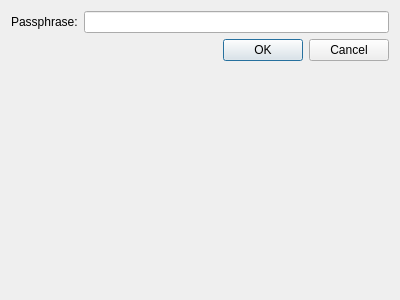
<?xml version="1.0" encoding="UTF-8"?>
<ui version="4.0">
 <class>Dialog</class>
 <widget class="QDialog" name="Dialog">
  <property name="geometry">
   <rect>
    <x>0</x>
    <y>0</y>
    <width>400</width>
    <height>300</height>
   </rect>
  </property>
  <property name="windowTitle">
   <string>Deterministic Identity</string>
  </property>
  <layout class="QFormLayout" name="formLayout">
   <property name="fieldGrowthPolicy">
    <enum>QFormLayout::AllNonFixedFieldsGrow</enum>
   </property>
   <item row="0" column="1">
    <widget class="QLineEdit" name="passphrase"/>
   </item>
   <item row="1" column="0" colspan="2">
    <widget class="QDialogButtonBox" name="buttonBox">
     <property name="standardButtons">
      <set>QDialogButtonBox::Cancel|QDialogButtonBox::Ok</set>
     </property>
    </widget>
   </item>
   <item row="0" column="0">
    <widget class="QLabel" name="label">
     <property name="text">
      <string>Passphrase:</string>
     </property>
    </widget>
   </item>
  </layout>
 </widget>
 <resources/>
 <connections>
  <connection>
   <sender>buttonBox</sender>
   <signal>accepted()</signal>
   <receiver>Dialog</receiver>
   <slot>accept()</slot>
   <hints>
    <hint type="sourcelabel">
     <x>248</x>
     <y>254</y>
    </hint>
    <hint type="destinationlabel">
     <x>157</x>
     <y>274</y>
    </hint>
   </hints>
  </connection>
  <connection>
   <sender>buttonBox</sender>
   <signal>rejected()</signal>
   <receiver>Dialog</receiver>
   <slot>reject()</slot>
   <hints>
    <hint type="sourcelabel">
     <x>316</x>
     <y>260</y>
    </hint>
    <hint type="destinationlabel">
     <x>286</x>
     <y>274</y>
    </hint>
   </hints>
  </connection>
 </connections>
</ui>
